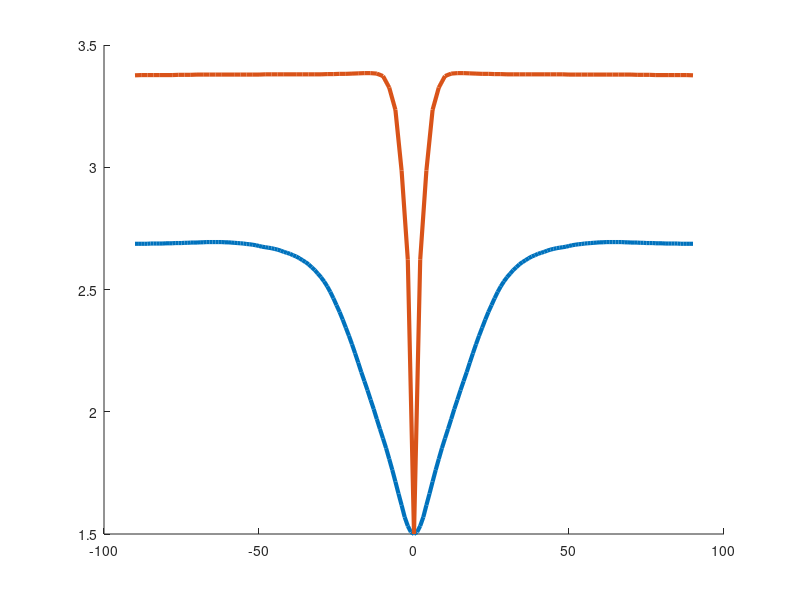

Write the MATLAB code that produced this figure. (Note: this script raises an error after producing the figure.)
clear; close all
load PESQ_LMS.mat
PESQ_LMS_phi = k_phi;
PESQ_LMS_teta = k_teta;
phi_lms = phi;
teta_lms = teta;


load PESQ_RLS.mat
PESQ_RLS_phi = k_phi;
PESQ_RLS_teta = k_teta;
phi_rls = phi;
teta_rls = teta;

figure()
hold on
plot(phi_lms,PESQ_LMS_phi(:,1),'LineWidth',3)
plot(phi_rls,PESQ_RLS_phi(:,1),'LineWidth',3)
yline(0.9*max(PESQ_LMS_phi(:,1)))
yline(0.9*max(PESQ_RLS_phi(:,1)))


grid on;
ylabel("Оценка PESQ")
xlabel("Угол азимута, град")
legend("LC NLMS", "LC RLS")

figure()
hold on
plot(teta_lms,PESQ_LMS_teta(:,1),'LineWidth',3)
plot(teta_rls,PESQ_RLS_teta(:,1),'LineWidth',3)
grid on;
ylabel("Оценка PESQ")
xlabel("Угол подъёма, град")
legend("LC NLMS", "LC RLS")
%%
clear; 
load SNR_LMS.mat
SNR_LMS_phi = SNR_phi;
SNR_LMS_teta = SNR_teta;
phi_lms = phi;
teta_lms = teta;


load SNR_RLS.mat
SNR_RLS_phi = SNR_phi;
SNR_RLS_teta = SNR_teta;
phi_rls = phi;
teta_rls = teta;

figure()
hold on
plot(phi_lms,SNR_LMS_phi,'LineWidth',3)
plot(phi_rls,SNR_RLS_phi,'LineWidth',3)


grid on;
ylabel("Выигрыш ОСШ")
xlabel("Угол азимута, град")
legend("LC NLMS", "LC RLS")

figure()
hold on
plot(teta_lms,SNR_LMS_teta,'LineWidth',3)
plot(teta_rls,SNR_RLS_teta,'LineWidth',3)
grid on;
ylabel("Выигрыш ОСШ")
xlabel("Угол подъёма, град")
legend("LC NLMS", "LC RLS")